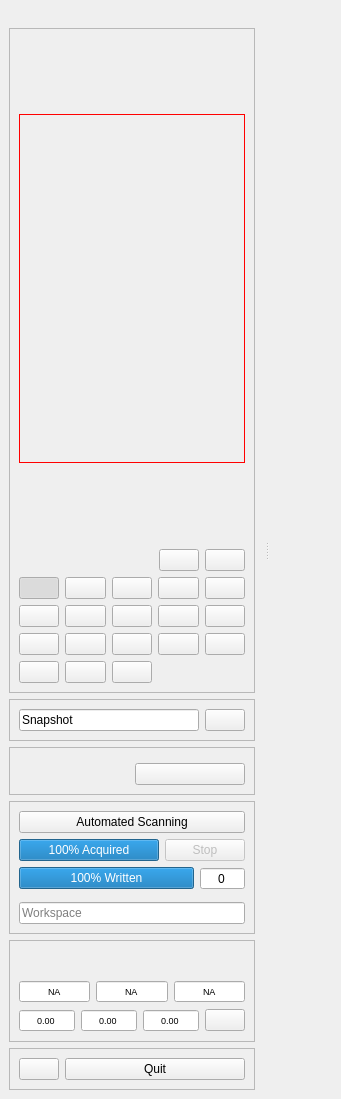
<?xml version="1.0" encoding="UTF-8"?>
<ui version="4.0">
 <author>Mikhail E. Kandel</author>
 <class>slim_four</class>
 <widget class="QMainWindow" name="slim_four">
  <property name="geometry">
   <rect>
    <x>0</x>
    <y>0</y>
    <width>341</width>
    <height>1099</height>
   </rect>
  </property>
  <property name="windowTitle">
   <string>Live Display</string>
  </property>
  <property name="windowIcon">
   <iconset>
    <normaloff>../../Users/Misha/.designer/backup/Slim2.ico</normaloff>../../Users/Misha/.designer/backup/Slim2.ico</iconset>
  </property>
  <widget class="QWidget" name="centralwidget">
   <layout class="QGridLayout" name="gridLayout">
    <property name="leftMargin">
     <number>0</number>
    </property>
    <property name="topMargin">
     <number>0</number>
    </property>
    <property name="rightMargin">
     <number>0</number>
    </property>
    <property name="bottomMargin">
     <number>0</number>
    </property>
    <property name="spacing">
     <number>0</number>
    </property>
   </layout>
  </widget>
  <widget class="QDockWidget" name="ToolBarDock">
   <property name="features">
    <set>QDockWidget::NoDockWidgetFeatures</set>
   </property>
   <attribute name="dockWidgetArea">
    <number>1</number>
   </attribute>
   <widget class="QWidget" name="dockWidgetContents_2">
    <layout class="QVBoxLayout" name="verticalLayout_5" stretch="1,0,0,0,0,0">
     <item>
      <widget class="QFrame" name="contrast_frame">
       <property name="frameShape">
        <enum>QFrame::StyledPanel</enum>
       </property>
       <property name="frameShadow">
        <enum>QFrame::Raised</enum>
       </property>
       <layout class="QVBoxLayout" name="verticalLayout_2" stretch="0,0,1,0,0,0,0">
        <item>
         <widget class="processing_quad_selector" name="processing_quad" native="true">
          <property name="minimumSize">
           <size>
            <width>0</width>
            <height>32</height>
           </size>
          </property>
         </widget>
        </item>
        <item>
         <widget class="camera_config_selector" name="cmb_camera_config" native="true">
          <property name="minimumSize">
           <size>
            <width>0</width>
            <height>32</height>
           </size>
          </property>
         </widget>
        </item>
        <item>
         <widget class="QCustomPlot" name="widgetHistogram" native="true">
          <property name="minimumSize">
           <size>
            <width>0</width>
            <height>150</height>
           </size>
          </property>
          <property name="styleSheet">
           <string notr="true">border: 1px solid red;</string>
          </property>
          <layout class="QGridLayout" name="gridLayout_8"/>
         </widget>
        </item>
        <item>
         <widget class="display_selector" name="wdg_display_settings" native="true"/>
        </item>
        <item>
         <widget class="QScrollArea" name="scrollArea">
          <property name="frameShape">
           <enum>QFrame::NoFrame</enum>
          </property>
          <property name="sizeAdjustPolicy">
           <enum>QAbstractScrollArea::AdjustToContents</enum>
          </property>
          <property name="widgetResizable">
           <bool>true</bool>
          </property>
          <widget class="exposure_sequence_control" name="wdg_phase_shift_exposures_and_delays">
           <property name="geometry">
            <rect>
             <x>0</x>
             <y>0</y>
             <width>266</width>
             <height>85</height>
            </rect>
           </property>
          </widget>
         </widget>
        </item>
        <item>
         <layout class="QHBoxLayout" name="bandpass_layout" stretch="0,0,0,0">
          <item>
           <widget class="band_pass_settings_selector" name="wdg_band_pass_filter" native="true"/>
          </item>
          <item>
           <spacer name="horizontalSpacer_3">
            <property name="orientation">
             <enum>Qt::Horizontal</enum>
            </property>
            <property name="sizeHint" stdset="0">
             <size>
              <width>40</width>
              <height>20</height>
             </size>
            </property>
           </spacer>
          </item>
          <item>
           <widget class="QPushButton" name="btn_set_bg">
            <property name="toolTip">
             <string>Use a fixed background for phase reference, take background before</string>
            </property>
            <property name="icon">
             <iconset resource="slim5.qrc">
              <normaloff>:/images/plus.svg</normaloff>:/images/plus.svg</iconset>
            </property>
           </widget>
          </item>
          <item>
           <widget class="QPushButton" name="btn_clear_bg">
            <property name="text">
             <string/>
            </property>
            <property name="icon">
             <iconset resource="slim5.qrc">
              <normaloff>:/images/minus.svg</normaloff>:/images/minus.svg</iconset>
            </property>
           </widget>
          </item>
         </layout>
        </item>
        <item>
         <layout class="QGridLayout" name="grdContrast">
          <item row="1" column="3">
           <widget class="QPushButton" name="btnSetEight">
            <property name="icon">
             <iconset resource="slim5.qrc">
              <normaloff>:/images/7.svg</normaloff>:/images/7.svg</iconset>
            </property>
            <property name="checkable">
             <bool>true</bool>
            </property>
            <property name="autoExclusive">
             <bool>true</bool>
            </property>
           </widget>
          </item>
          <item row="1" column="0">
           <widget class="QPushButton" name="btnSetFive">
            <property name="text">
             <string/>
            </property>
            <property name="icon">
             <iconset resource="slim5.qrc">
              <normaloff>:/images/4.svg</normaloff>:/images/4.svg</iconset>
            </property>
            <property name="checkable">
             <bool>true</bool>
            </property>
            <property name="autoExclusive">
             <bool>true</bool>
            </property>
           </widget>
          </item>
          <item row="1" column="4">
           <widget class="QPushButton" name="btnSetNine">
            <property name="text">
             <string/>
            </property>
            <property name="icon">
             <iconset resource="slim5.qrc">
              <normaloff>:/images/8.svg</normaloff>:/images/8.svg</iconset>
            </property>
            <property name="checkable">
             <bool>true</bool>
            </property>
            <property name="autoExclusive">
             <bool>true</bool>
            </property>
           </widget>
          </item>
          <item row="0" column="4">
           <widget class="QPushButton" name="btn_channel_reset">
            <property name="toolTip">
             <string>Reset channel to default</string>
            </property>
            <property name="text">
             <string/>
            </property>
            <property name="icon">
             <iconset resource="slim5.qrc">
              <normaloff>:/images/loading11.svg</normaloff>:/images/loading11.svg</iconset>
            </property>
           </widget>
          </item>
          <item row="3" column="0">
           <widget class="QPushButton" name="btnFixSkip">
            <property name="toolTip">
             <string>Reboot camera</string>
            </property>
            <property name="text">
             <string/>
            </property>
            <property name="icon">
             <iconset resource="slim5.qrc">
              <normaloff>:/images/garage-wrenches.svg</normaloff>:/images/garage-wrenches.svg</iconset>
            </property>
           </widget>
          </item>
          <item row="0" column="0">
           <widget class="QPushButton" name="btnSetOne">
            <property name="toolTip">
             <string extracomment="Preset 1, memory"/>
            </property>
            <property name="text">
             <string/>
            </property>
            <property name="icon">
             <iconset resource="slim5.qrc">
              <normaloff>:/images/0.svg</normaloff>:/images/0.svg</iconset>
            </property>
            <property name="checkable">
             <bool>true</bool>
            </property>
            <property name="checked">
             <bool>true</bool>
            </property>
            <property name="autoExclusive">
             <bool>true</bool>
            </property>
            <property name="flat">
             <bool>false</bool>
            </property>
           </widget>
          </item>
          <item row="2" column="1">
           <widget class="QPushButton" name="btn_live_ft">
            <property name="enabled">
             <bool>true</bool>
            </property>
            <property name="toolTip">
             <string>Power spectrum (log1p)</string>
            </property>
            <property name="text">
             <string/>
            </property>
            <property name="icon">
             <iconset resource="slim5.qrc">
              <normaloff>:/images/musical40.svg</normaloff>:/images/musical40.svg</iconset>
            </property>
            <property name="checkable">
             <bool>true</bool>
            </property>
           </widget>
          </item>
          <item row="0" column="2">
           <widget class="QPushButton" name="btnSetThree">
            <property name="text">
             <string/>
            </property>
            <property name="icon">
             <iconset resource="slim5.qrc">
              <normaloff>:/images/2.svg</normaloff>:/images/2.svg</iconset>
            </property>
            <property name="checkable">
             <bool>true</bool>
            </property>
            <property name="autoExclusive">
             <bool>true</bool>
            </property>
            <property name="flat">
             <bool>false</bool>
            </property>
           </widget>
          </item>
          <item row="2" column="0">
           <widget class="QPushButton" name="btnMaterialSettings">
            <property name="toolTip">
             <string>Configure maps display (mass, height, ref. index)</string>
            </property>
            <property name="text">
             <string/>
            </property>
            <property name="icon">
             <iconset resource="slim5.qrc">
              <normaloff>:/images/balance13.svg</normaloff>:/images/balance13.svg</iconset>
            </property>
            <property name="flat">
             <bool>false</bool>
            </property>
           </widget>
          </item>
          <item row="2" column="3">
           <widget class="QPushButton" name="btn_live_autocontrast">
            <property name="toolTip">
             <string>Auto adjusting auto contrast</string>
            </property>
            <property name="text">
             <string/>
            </property>
            <property name="icon">
             <iconset resource="slim5.qrc">
              <normaloff>:/images/contrast-live.svg</normaloff>:/images/contrast-live.svg</iconset>
            </property>
            <property name="checkable">
             <bool>true</bool>
            </property>
           </widget>
          </item>
          <item row="0" column="1">
           <widget class="QPushButton" name="btnSetTwo">
            <property name="text">
             <string/>
            </property>
            <property name="icon">
             <iconset resource="slim5.qrc">
              <normaloff>:/images/1.svg</normaloff>:/images/1.svg</iconset>
            </property>
            <property name="checkable">
             <bool>true</bool>
            </property>
            <property name="autoExclusive">
             <bool>true</bool>
            </property>
            <property name="flat">
             <bool>false</bool>
            </property>
           </widget>
          </item>
          <item row="1" column="1">
           <widget class="QPushButton" name="btnSetSix">
            <property name="text">
             <string/>
            </property>
            <property name="icon">
             <iconset resource="slim5.qrc">
              <normaloff>:/images/5.svg</normaloff>:/images/5.svg</iconset>
            </property>
            <property name="checkable">
             <bool>true</bool>
            </property>
            <property name="autoExclusive">
             <bool>true</bool>
            </property>
           </widget>
          </item>
          <item row="0" column="3">
           <widget class="QPushButton" name="btnSetFour">
            <property name="text">
             <string/>
            </property>
            <property name="icon">
             <iconset resource="slim5.qrc">
              <normaloff>:/images/3.svg</normaloff>:/images/3.svg</iconset>
            </property>
            <property name="checkable">
             <bool>true</bool>
            </property>
            <property name="autoExclusive">
             <bool>true</bool>
            </property>
            <property name="flat">
             <bool>false</bool>
            </property>
           </widget>
          </item>
          <item row="2" column="2">
           <widget class="QPushButton" name="btn_cross_hairs">
            <property name="enabled">
             <bool>true</bool>
            </property>
            <property name="toolTip">
             <string>crosshair</string>
            </property>
            <property name="text">
             <string/>
            </property>
            <property name="icon">
             <iconset resource="slim5.qrc">
              <normaloff>:/images/plus79.svg</normaloff>:/images/plus79.svg</iconset>
            </property>
            <property name="checkable">
             <bool>true</bool>
            </property>
           </widget>
          </item>
          <item row="1" column="2">
           <widget class="QPushButton" name="btnSetSeven">
            <property name="text">
             <string/>
            </property>
            <property name="icon">
             <iconset resource="slim5.qrc">
              <normaloff>:/images/6.svg</normaloff>:/images/6.svg</iconset>
            </property>
            <property name="checkable">
             <bool>true</bool>
            </property>
            <property name="autoExclusive">
             <bool>true</bool>
            </property>
           </widget>
          </item>
          <item row="2" column="4">
           <widget class="QPushButton" name="btn_auto_contrast">
            <property name="toolTip">
             <string>Auto contrast</string>
            </property>
            <property name="text">
             <string/>
            </property>
            <property name="icon">
             <iconset resource="slim5.qrc">
              <normaloff>:/images/contrast.svg</normaloff>:/images/contrast.svg</iconset>
            </property>
            <property name="flat">
             <bool>false</bool>
            </property>
           </widget>
          </item>
          <item row="3" column="1">
           <widget class="QPushButton" name="btnCooling">
            <property name="toolTip">
             <string>Toggle camera cooling</string>
            </property>
            <property name="text">
             <string/>
            </property>
            <property name="icon">
             <iconset resource="slim5.qrc">
              <normaloff>:/images/snowflake.svg</normaloff>:/images/snowflake.svg</iconset>
            </property>
            <property name="checkable">
             <bool>true</bool>
            </property>
           </widget>
          </item>
          <item row="3" column="2">
           <widget class="QPushButton" name="btn_ita">
            <property name="enabled">
             <bool>true</bool>
            </property>
            <property name="toolTip">
             <string>Image Triggered Acquisition</string>
            </property>
            <property name="text">
             <string/>
            </property>
            <property name="icon">
             <iconset resource="slim5.qrc">
              <normaloff>:/images/its.svg</normaloff>:/images/its.svg</iconset>
            </property>
            <property name="checkable">
             <bool>false</bool>
            </property>
            <property name="checked">
             <bool>false</bool>
            </property>
           </widget>
          </item>
         </layout>
        </item>
       </layout>
      </widget>
     </item>
     <item>
      <widget class="QFrame" name="frame_snapshot">
       <property name="frameShape">
        <enum>QFrame::StyledPanel</enum>
       </property>
       <property name="frameShadow">
        <enum>QFrame::Raised</enum>
       </property>
       <layout class="QVBoxLayout" name="verticalLayout_3">
        <item>
         <layout class="QHBoxLayout" name="snapshot_layout">
          <item>
           <widget class="snapshot_label" name="snapshot_text">
            <property name="toolTip">
             <string>Desired name of snapshot</string>
            </property>
            <property name="text">
             <string>Snapshot</string>
            </property>
            <property name="placeholderText">
             <string>Enter snapshot root filename</string>
            </property>
           </widget>
          </item>
          <item>
           <widget class="QPushButton" name="btnSnap">
            <property name="toolTip">
             <string>Snapshot</string>
            </property>
            <property name="text">
             <string/>
            </property>
            <property name="icon">
             <iconset resource="slim5.qrc">
              <normaloff>:/images/camera.svg</normaloff>:/images/camera.svg</iconset>
            </property>
           </widget>
          </item>
         </layout>
        </item>
       </layout>
      </widget>
     </item>
     <item>
      <widget class="QFrame" name="frame_ml">
       <property name="frameShape">
        <enum>QFrame::StyledPanel</enum>
       </property>
       <property name="frameShadow">
        <enum>QFrame::Raised</enum>
       </property>
       <layout class="QGridLayout" name="gridLayout_3" columnminimumwidth="1,0">
        <item row="1" column="0">
         <widget class="render_shifter_selector" name="wdg_render_shifter" native="true"/>
        </item>
        <item row="1" column="1">
         <widget class="QPushButton" name="btnSnapML">
          <property name="toolTip">
           <string>Save ML</string>
          </property>
          <property name="text">
           <string/>
          </property>
          <property name="icon">
           <iconset resource="slim5.qrc">
            <normaloff>:/images/camera.svg</normaloff>:/images/camera.svg</iconset>
          </property>
          <property name="checkable">
           <bool>true</bool>
          </property>
         </widget>
        </item>
        <item row="0" column="0" colspan="2">
         <widget class="ml_remapper_selector" name="wdg_ml_remapper" native="true"/>
        </item>
       </layout>
      </widget>
     </item>
     <item>
      <widget class="QFrame" name="frame_scanning">
       <property name="frameShape">
        <enum>QFrame::StyledPanel</enum>
       </property>
       <property name="frameShadow">
        <enum>QFrame::Raised</enum>
       </property>
       <layout class="QVBoxLayout" name="verticalLayout">
        <item>
         <widget class="QPushButton" name="btnFullInterface">
          <property name="text">
           <string>Automated Scanning</string>
          </property>
         </widget>
        </item>
        <item>
         <layout class="QVBoxLayout" name="verticalLayout_4">
          <item>
           <layout class="QHBoxLayout" name="horizontalLayout_3">
            <item>
             <widget class="QProgressBar" name="progressBarCapture">
              <property name="enabled">
               <bool>true</bool>
              </property>
              <property name="value">
               <number>100</number>
              </property>
              <property name="orientation">
               <enum>Qt::Horizontal</enum>
              </property>
              <property name="format">
               <string>%p% Acquired</string>
              </property>
             </widget>
            </item>
            <item>
             <widget class="QPushButton" name="btn_stop_acquisition">
              <property name="enabled">
               <bool>false</bool>
              </property>
              <property name="text">
               <string>Stop</string>
              </property>
             </widget>
            </item>
           </layout>
          </item>
          <item>
           <layout class="QHBoxLayout" name="horizontalLayout_4">
            <item>
             <widget class="QProgressBar" name="progressBarIO">
              <property name="value">
               <number>100</number>
              </property>
              <property name="format">
               <string>%p% Written</string>
              </property>
             </widget>
            </item>
            <item>
             <widget class="QSpinBox" name="qsbIOBuffers">
              <property name="focusPolicy">
               <enum>Qt::ClickFocus</enum>
              </property>
              <property name="toolTip">
               <string>Remaining Files</string>
              </property>
              <property name="alignment">
               <set>Qt::AlignCenter</set>
              </property>
              <property name="buttonSymbols">
               <enum>QAbstractSpinBox::NoButtons</enum>
              </property>
              <property name="maximum">
               <number>10000</number>
              </property>
             </widget>
            </item>
           </layout>
          </item>
         </layout>
        </item>
        <item>
         <widget class="settings_file_holder" name="slm_settings_file" native="true"/>
        </item>
        <item>
         <widget class="folder_line_edit" name="txtOutputDir">
          <property name="toolTip">
           <string>Path to save files</string>
          </property>
          <property name="placeholderText">
           <string>Workspace</string>
          </property>
         </widget>
        </item>
       </layout>
      </widget>
     </item>
     <item>
      <widget class="QFrame" name="frame_microscope">
       <property name="frameShape">
        <enum>QFrame::StyledPanel</enum>
       </property>
       <property name="frameShadow">
        <enum>QFrame::Raised</enum>
       </property>
       <layout class="QVBoxLayout" name="verticalLayout_6">
        <item>
         <widget class="light_path_selector" name="wdg_light_path" native="true">
          <property name="minimumSize">
           <size>
            <width>0</width>
            <height>24</height>
           </size>
          </property>
         </widget>
        </item>
        <item>
         <layout class="QHBoxLayout" name="frame_microscope_current_xyz">
          <item>
           <widget class="QDoubleSpinBox" name="qsbmicroscopeSetX">
            <property name="font">
             <font>
              <pointsize>7</pointsize>
             </font>
            </property>
            <property name="alignment">
             <set>Qt::AlignCenter</set>
            </property>
            <property name="buttonSymbols">
             <enum>QAbstractSpinBox::NoButtons</enum>
            </property>
            <property name="specialValueText">
             <string>NA</string>
            </property>
            <property name="decimals">
             <number>2</number>
            </property>
            <property name="minimum">
             <double>-999999.000000000000000</double>
            </property>
            <property name="maximum">
             <double>999999.000000000000000</double>
            </property>
            <property name="singleStep">
             <double>1000.000000000000000</double>
            </property>
            <property name="value">
             <double>-999999.000000000000000</double>
            </property>
           </widget>
          </item>
          <item>
           <widget class="QDoubleSpinBox" name="qsbmicroscopeSetY">
            <property name="font">
             <font>
              <pointsize>7</pointsize>
             </font>
            </property>
            <property name="alignment">
             <set>Qt::AlignCenter</set>
            </property>
            <property name="buttonSymbols">
             <enum>QAbstractSpinBox::NoButtons</enum>
            </property>
            <property name="specialValueText">
             <string>NA</string>
            </property>
            <property name="minimum">
             <double>-999999.000000000000000</double>
            </property>
            <property name="maximum">
             <double>999999.000000000000000</double>
            </property>
            <property name="singleStep">
             <double>1000.000000000000000</double>
            </property>
            <property name="value">
             <double>-999999.000000000000000</double>
            </property>
           </widget>
          </item>
          <item>
           <widget class="QDoubleSpinBox" name="qsbmicroscopeSetZ">
            <property name="font">
             <font>
              <pointsize>7</pointsize>
             </font>
            </property>
            <property name="wrapping">
             <bool>false</bool>
            </property>
            <property name="alignment">
             <set>Qt::AlignCenter</set>
            </property>
            <property name="buttonSymbols">
             <enum>QAbstractSpinBox::NoButtons</enum>
            </property>
            <property name="specialValueText">
             <string>NA</string>
            </property>
            <property name="minimum">
             <double>-999999.000000000000000</double>
            </property>
            <property name="maximum">
             <double>999999.000000000000000</double>
            </property>
            <property name="singleStep">
             <double>1.000000000000000</double>
            </property>
            <property name="value">
             <double>-999999.000000000000000</double>
            </property>
           </widget>
          </item>
         </layout>
        </item>
        <item>
         <layout class="QHBoxLayout" name="frame_microscope_new_xyz" stretch="1,1,1,0">
          <item>
           <widget class="QDoubleSpinBox" name="qsbmicroscopeX">
            <property name="font">
             <font>
              <pointsize>7</pointsize>
             </font>
            </property>
            <property name="focusPolicy">
             <enum>Qt::ClickFocus</enum>
            </property>
            <property name="alignment">
             <set>Qt::AlignCenter</set>
            </property>
            <property name="readOnly">
             <bool>true</bool>
            </property>
            <property name="buttonSymbols">
             <enum>QAbstractSpinBox::NoButtons</enum>
            </property>
            <property name="minimum">
             <double>-999999.000000000000000</double>
            </property>
            <property name="maximum">
             <double>999999.000000000000000</double>
            </property>
            <property name="singleStep">
             <double>10.000000000000000</double>
            </property>
           </widget>
          </item>
          <item>
           <widget class="QDoubleSpinBox" name="qsbmicroscopeY">
            <property name="font">
             <font>
              <pointsize>7</pointsize>
             </font>
            </property>
            <property name="focusPolicy">
             <enum>Qt::ClickFocus</enum>
            </property>
            <property name="alignment">
             <set>Qt::AlignCenter</set>
            </property>
            <property name="readOnly">
             <bool>true</bool>
            </property>
            <property name="buttonSymbols">
             <enum>QAbstractSpinBox::NoButtons</enum>
            </property>
            <property name="minimum">
             <double>-999999.000000000000000</double>
            </property>
            <property name="maximum">
             <double>999999.000000000000000</double>
            </property>
            <property name="singleStep">
             <double>10.000000000000000</double>
            </property>
            <property name="maxLength" stdset="0">
             <number>32767</number>
            </property>
           </widget>
          </item>
          <item>
           <widget class="QDoubleSpinBox" name="qsbmicroscopeZ">
            <property name="font">
             <font>
              <pointsize>7</pointsize>
             </font>
            </property>
            <property name="focusPolicy">
             <enum>Qt::ClickFocus</enum>
            </property>
            <property name="alignment">
             <set>Qt::AlignCenter</set>
            </property>
            <property name="readOnly">
             <bool>true</bool>
            </property>
            <property name="buttonSymbols">
             <enum>QAbstractSpinBox::NoButtons</enum>
            </property>
            <property name="minimum">
             <double>-999999.000000000000000</double>
            </property>
            <property name="maximum">
             <double>999999.000000000000000</double>
            </property>
            <property name="singleStep">
             <double>10.000000000000000</double>
            </property>
            <property name="maxLength" stdset="0">
             <number>32767</number>
            </property>
           </widget>
          </item>
          <item>
           <widget class="QPushButton" name="btn_microscope_move">
            <property name="toolTip">
             <string>Goto location (-1.00 ignored)</string>
            </property>
            <property name="text">
             <string/>
            </property>
            <property name="icon">
             <iconset resource="slim5.qrc">
              <normaloff>:/images/point-left.svg</normaloff>:/images/point-left.svg</iconset>
            </property>
           </widget>
          </item>
         </layout>
        </item>
       </layout>
      </widget>
     </item>
     <item>
      <widget class="QFrame" name="frame_bottom">
       <property name="frameShape">
        <enum>QFrame::StyledPanel</enum>
       </property>
       <property name="frameShadow">
        <enum>QFrame::Raised</enum>
       </property>
       <layout class="QHBoxLayout" name="horizontalLayout_2" stretch="0,1">
        <item>
         <widget class="QPushButton" name="btnHelp">
          <property name="toolTip">
           <string>Program info</string>
          </property>
          <property name="text">
           <string/>
          </property>
          <property name="icon">
           <iconset resource="slim5.qrc">
            <normaloff>:/images/info.svg</normaloff>:/images/info.svg</iconset>
          </property>
          <property name="flat">
           <bool>false</bool>
          </property>
         </widget>
        </item>
        <item>
         <widget class="QPushButton" name="btnQuit">
          <property name="text">
           <string>Quit</string>
          </property>
         </widget>
        </item>
       </layout>
      </widget>
     </item>
    </layout>
   </widget>
  </widget>
 </widget>
 <customwidgets>
  <customwidget>
   <class>folder_line_edit</class>
   <extends>QLineEdit</extends>
   <header>folder_line_edit.h</header>
  </customwidget>
  <customwidget>
   <class>camera_config_selector</class>
   <extends>QWidget</extends>
   <header>camera_config_selector.h</header>
   <container>1</container>
  </customwidget>
  <customwidget>
   <class>processing_quad_selector</class>
   <extends>QWidget</extends>
   <header>processing_quad_selector.h</header>
   <container>1</container>
  </customwidget>
  <customwidget>
   <class>display_selector</class>
   <extends>QWidget</extends>
   <header>display_selector.h</header>
   <container>1</container>
  </customwidget>
  <customwidget>
   <class>QCustomPlot</class>
   <extends>QWidget</extends>
   <header>qcustomplot.h</header>
   <container>1</container>
  </customwidget>
  <customwidget>
   <class>exposure_sequence_control</class>
   <extends>QWidget</extends>
   <header>exposure_sequence_control.h</header>
   <container>1</container>
  </customwidget>
  <customwidget>
   <class>light_path_selector</class>
   <extends>QWidget</extends>
   <header>light_path_selector.h</header>
   <container>1</container>
  </customwidget>
  <customwidget>
   <class>ml_remapper_selector</class>
   <extends>QWidget</extends>
   <header>ml_remapper_selector.h</header>
   <container>1</container>
  </customwidget>
  <customwidget>
   <class>render_shifter_selector</class>
   <extends>QWidget</extends>
   <header>render_shifter_selector.h</header>
   <container>1</container>
  </customwidget>
  <customwidget>
   <class>band_pass_settings_selector</class>
   <extends>QWidget</extends>
   <header>band_pass_settings_selector.h</header>
  </customwidget>
  <customwidget>
   <class>settings_file_holder</class>
   <extends>QWidget</extends>
   <header>settings_file_holder.h</header>
   <container>1</container>
  </customwidget>
  <customwidget>
   <class>snapshot_label</class>
   <extends>QLineEdit</extends>
   <header>snapshot_label.h</header>
  </customwidget>
 </customwidgets>
 <tabstops>
  <tabstop>btnSetOne</tabstop>
  <tabstop>btnSetTwo</tabstop>
  <tabstop>btnSetThree</tabstop>
  <tabstop>snapshot_text</tabstop>
  <tabstop>btnFullInterface</tabstop>
  <tabstop>txtOutputDir</tabstop>
  <tabstop>qsbmicroscopeSetX</tabstop>
  <tabstop>qsbmicroscopeSetY</tabstop>
  <tabstop>qsbmicroscopeSetZ</tabstop>
  <tabstop>btn_microscope_move</tabstop>
  <tabstop>btnHelp</tabstop>
  <tabstop>btnQuit</tabstop>
 </tabstops>
 <resources>
  <include location="slim5.qrc"/>
 </resources>
 <connections/>
</ui>
